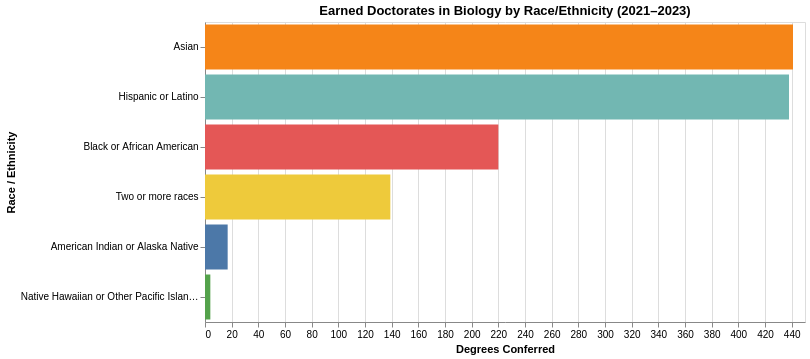

Write notebook code for a chart like this one.
### Code cell
import pandas as pd
import altair as alt


df = pd.read_csv("filtered_data.csv")


race_keep = [
    "Hispanic or Latino",
    "Black or African American",
    "American Indian or Alaska Native",
    "Asian",
    "Native Hawaiian or Other Pacific Islander",
    "Two or more races",
]
bio_major = ['26.01 - Biology, General.']


filtered_df = df[
    (df["Race and Ethnicity"].isin(race_keep)) &
    (df["Major"].isin(bio_major))
]

grouped_df = (
    filtered_df.groupby("Race and Ethnicity")["Awards/Degrees Conferred"]
    .sum()
    .reset_index()
)


chart = (
    alt.Chart(grouped_df)
    .mark_bar()
    .encode(
        x=alt.X("Awards/Degrees Conferred:Q", title="Degrees Conferred"),
        y=alt.Y("Race and Ethnicity:N", sort="-x", title="Race / Ethnicity"),
        color=alt.Color("Race and Ethnicity:N", legend=None),
        tooltip=["Race and Ethnicity:N", "Awards/Degrees Conferred:Q"]
    )
    .properties(
        title="Earned Doctorates in Biology by Race/Ethnicity (2021–2023)",
        width=600,
        height=300
    )
)

chart

### Figure 1 — Vega-Lite specification as saved in the notebook (floating-point values rounded to 4 significant figures)
{"config": {"view": {"continuousWidth": 300, "continuousHeight": 300}}, "data": {"name": "data-eb5e5fb9e7f9551c8ecb167e520a1713"}, "mark": {"type": "bar"}, "encoding": {"color": {"field": "Race and Ethnicity", "legend": null, "type": "nominal"}, "tooltip": [{"field": "Race and Ethnicity", "type": "nominal"}, {"field": "Awards/Degrees Conferred", "type": "quantitative"}], "x": {"field": "Awards/Degrees Conferred", "title": "Degrees Conferred", "type": "quantitative"}, "y": {"field": "Race and Ethnicity", "sort": "-x", "title": "Race / Ethnicity", "type": "nominal"}}, "height": 300, "title": "Earned Doctorates in Biology by Race/Ethnicity (2021–2023)", "width": 600, "$schema": "https://vega.github.io/schema/vega-lite/v5.14.1.json", "datasets": {"data-eb5e5fb9e7f9551c8ecb167e520a1713": [{"Race and Ethnicity": "American Indian or Alaska Native", "Awards/Degrees Conferred": 17}, {"Race and Ethnicity": "Asian", "Awards/Degrees Conferred": 441}, {"Race and Ethnicity": "Black or African American", "Awards/Degrees Conferred": 220}, {"Race and Ethnicity": "Hispanic or Latino", "Awards/Degrees Conferred": 438}, {"Race and Ethnicity": "Native Hawaiian or Other Pacific Islander", "Awards/Degrees Conferred": 4}, {"Race and Ethnicity": "Two or more races", "Awards/Degrees Conferred": 139}]}}
